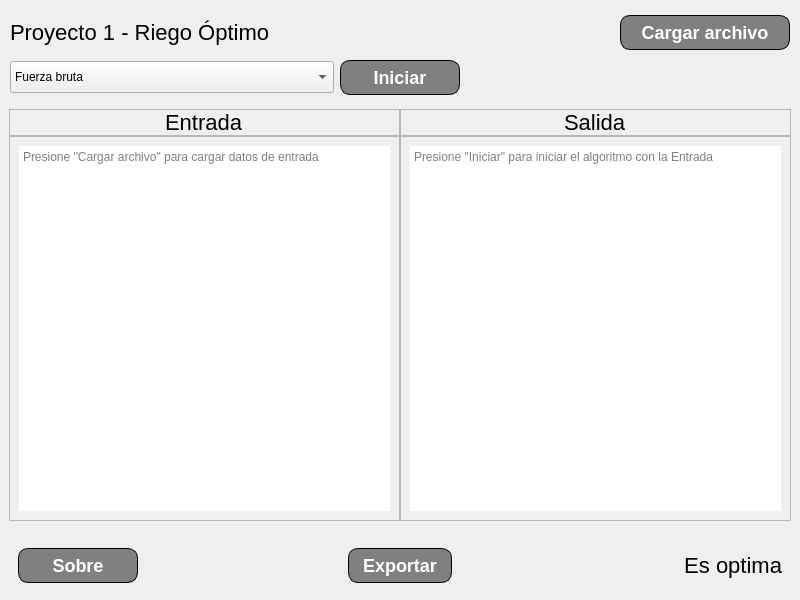
<?xml version="1.0" encoding="UTF-8"?>
<ui version="4.0">
 <class>MainWindow</class>
 <widget class="QMainWindow" name="MainWindow">
  <property name="geometry">
   <rect>
    <x>0</x>
    <y>0</y>
    <width>800</width>
    <height>600</height>
   </rect>
  </property>
  <property name="minimumSize">
   <size>
    <width>800</width>
    <height>600</height>
   </size>
  </property>
  <property name="windowTitle">
   <string>Riego Optimo</string>
  </property>
  <property name="styleSheet">
   <string notr="true">/*
 *
 *  Simple Stylesheet inspired on Bootstrap for Qt Designer / Qt Creator 
 *  File: bootstylesheet.css
 *  Author: JuanLoaiza007
 *  Version: 1.1.1
 *
 */

/*  # Español
 *  Instrucciones para aplicar en Qt Designer / Qt Creator
 *  1. Busque la vista de Inspector de objetos &gt;&gt; Objeto &gt;&gt; &quot;MainWindow&quot;.
 *  2. Dale clic derecho a &quot;MainWindow&quot; y seleccione &quot;Cambiar HojaDeEstilos&quot; o algo similar.
 *  3. Pegue el contenido de este archivo ahí.
 *  4. De clic en Aplicar y Aceptar.
 *  5. Para aplicar los estilos seleccione un objeto, en el Editor de Propiedades agregue un Filtro tipo cadena de texto y nombrelo &quot;class&quot;.
 *  6. En el Editor de Propiedades habrá una seccion nueva llamada &quot;Propiedades dinámicas&quot; y una propiedad llamada &quot;class&quot;, en la casilla de la derecha aplique todos los estilos que desee, eg. &quot;btn btn-outline-primary br-4&quot;. 
 */

/*  # English
 *  Instructions to apply in Qt Designer / Qt Creator
 *  1. Keep an eye on the Object Inspector &gt;&gt; Object &gt;&gt; &quot;MainWindow&quot;.
 *  2. Right click on &quot;MainWindow&quot; and select &quot;Change StyleSheet&quot; or something similar.
 *  3. Paste the content of this file there.
 *  4. Click Apply and Accept.
 *  5. To apply the styles, select an object, in the Properties Editor add a Text String Filter and name it &quot;class&quot;.
 *  6. In the Property Editor there will be a new section called &quot;Dynamic Properties&quot; and a property called &quot;class&quot;, in the box on the right apply all the styles you want, eg. &quot;btn btn-outline-primary br-4&quot;. 
 */

QMainWindow {
  font-family: &quot;sans-serif&quot;;
}

/* Border Settings */
/* Border Side Weight */
.nb {
  border: 0px solid;
}
.b-st-1 {
  border-top: 1px solid;
}
.b-sb-1 {
  border-bottom: 1px solid;
}
.b-sl-1 {
  border-left: 1px solid;
}
.b-sr-1 {
  border-right: 1px solid;
}
.b-st-2 {
  border-top: 2px solid;
}
.b-sb-2 {
  border-bottom: 2px solid;
}
.b-sl-2 {
  border-left: 2px solid;
}
.b-sr-2 {
  border-right: 2px solid;
}
.b-st-3 {
  border-top: 3px solid;
}
.b-sb-3 {
  border-bottom: 3px solid;
}
.b-sl-3 {
  border-left: 3px solid;
}
.b-sr-3 {
  border-right: 3px solid;
}
.b-st-4 {
  border-top: 4px solid;
}
.b-sb-4 {
  border-bottom: 4px solid;
}
.b-sl-4 {
  border-left: 4px solid;
}
.b-sr-4 {
  border-right: 4px solid;
}

/* Radius */
.br-1 {
  border-radius: 10px;
}

.br-2 {
  border-radius: 15px;
}

.br-3 {
  border-radius: 20px;
}

.br-4 {
  border-radius: 25px;
}

/* Background colors */
.background-white {
  background-color: white;
}
.background-light {
  background-color: #f8f9fa;
}
.background-black {
  background-color: black;
}
.background-primary {
  background-color: #0d6efd;
}
.background-success {
  background-color: #198754;
}
.background-warning {
  background-color: #ffc720;
}
.background-danger {
  background-color: #dc3545;
}

/* Colors */
.color-white {
  color: white;
}
.color-light {
  color: #f8f9fa;
}
.color-black {
  color: black;
}
.color-primary {
  color: #0d6efd;
}
.color-success {
  color: #198754;
}
.color-warning {
  color: #ffc720;
}
.color-danger {
  color: #dc3545;
}

/* Buttons */
QPushButton {
  font-weight: 500;
  color: white;
  background-color: gray;
  padding: 6px 12px;
  font-size: 18px;
  border-radius: 10px;
  border: 1px solid;
}

.btn {
  font-weight: 500;
  color: white;
  background-color: gray;
  padding: 6px 12px;
  font-size: 18px;
  border-radius: 10px;
  border: 1px solid;
}

.btn-primary {
  color: #fff;
  background-color: #0d6efd;
  border-color: #0d6efd;
}
.btn-primary:hover {
  color: #fff;
  background-color: #0b5ed7;
  border-color: #0a58ca;
}

.btn-secondary {
  color: #fff;
  background-color: #6c757d;
  border-color: #6c757d;
}
.btn-secondary:hover {
  color: #fff;
  background-color: #5c636a;
  border-color: #565e64;
}

.btn-success {
  color: #fff;
  background-color: #198754;
  border-color: #198754;
}
.btn-success:hover {
  color: #fff;
  background-color: #157347;
  border-color: #146c43;
}

.btn-warning {
  color: #000;
  background-color: #ffc107;
  border-color: #ffc107;
}
.btn-warning:hover {
  color: #000;
  background-color: #ffca2c;
  border-color: #ffc720;
}

.btn-danger {
  color: #fff;
  background-color: #dc3545;
  border-color: #dc3545;
}
.btn-danger:hover {
  color: #fff;
  background-color: #bb2d3b;
  border-color: #b02a37;
}

.btn-light {
  color: #000;
  background-color: #f8f9fa;
  border-color: #f8f9fa;
}
.btn-light:hover {
  color: #000;
  background-color: #f9fafb;
  border-color: #f9fafb;
}

.btn-dark {
  color: #fff;
  background-color: #212529;
  border-color: #212529;
}
.btn-dark:hover {
  color: #fff;
  background-color: #1c1f23;
  border-color: #1a1e21;
}

.btn-outline-primary {
  background-color: white;
  color: #0d6efd;
  border-color: #0d6efd;
}
.btn-outline-primary:hover {
  color: #fff;
  background-color: #0d6efd;
  border-color: #0d6efd;
}

.btn-outline-secondary {
  background-color: white;
  color: #6c757d;
  border-color: #6c757d;
}
.btn-outline-secondary:hover {
  color: #fff;
  background-color: #6c757d;
  border-color: #6c757d;
}

.btn-outline-success {
  background-color: white;
  color: #198754;
  border-color: #198754;
}
.btn-outline-success:hover {
  color: #fff;
  background-color: #198754;
  border-color: #198754;
}

.btn-outline-info {
  background-color: white;
  color: #0dcaf0;
  border-color: #0dcaf0;
}
.btn-outline-info:hover {
  color: #000;
  background-color: #0dcaf0;
}

.btn-outline-warning {
  background-color: white;
  color: #ffc107;
  border-color: #ffc107;
}
.btn-outline-warning:hover {
  color: #000;
  background-color: #ffc107;
  border-color: #ffc107;
}

.btn-outline-danger {
  background-color: white;
  color: #dc3545;
  border-color: #dc3545;
}
.btn-outline-danger:hover {
  color: #fff;
  background-color: #dc3545;
  border-color: #dc3545;
}

.btn-outline-light {
  background-color: #41464b;
  color: #f8f9fa;
  border-color: #f8f9fa;
}
.btn-outline-light:hover {
  color: #000;
  background-color: #f8f9fa;
  border-color: #f8f9fa;
}

.btn-outline-dark {
  background-color: white;
  color: #212529;
  border-color: #212529;
}
.btn-outline-dark:hover {
  color: #fff;
  background-color: #212529;
  border-color: #212529;
}

.btn-link {
  background-color: white;
  font-weight: 400;
  color: #0d6efd;
  text-decoration: underline;
}
.btn-link:hover {
  color: #0a58ca;
}

/* Title sizes */
QLabel {
  font-size: 22px;
}

.h1 {
  font-size: 42px;
}

.h2 {
  font-size: 36px;
}

.h3 {
  font-size: 32px;
}

.h4 {
  font-size: 28px;
}

.h5 {
  font-size: 22px;
}

.h6 {
  font-size: 18px;
}

/* Alerts */
.alert {
  border: 1px solid;
}

.alert-primary {
  color: #084298;
  background-color: #cfe2ff;
  border-color: #b6d4fe;
}
.alert-secondary {
  color: #41464b;
  background-color: #e2e3e5;
  border-color: #d3d6d8;
}
.alert-success {
  color: #0f5132;
  background-color: #d1e7dd;
  border-color: #badbcc;
}
.alert-info {
  color: #055160;
  background-color: #cff4fc;
  border-color: #b6effb;
}
.alert-warning {
  color: #664d03;
  background-color: #fff3cd;
  border-color: #ffecb5;
}
.alert-danger {
  color: #842029;
  background-color: #f8d7da;
  border-color: #f5c2c7;
}
.alert-light {
  color: #636464;
  background-color: #fefefe;
  border-color: #fdfdfe;
}
.alert-dark {
  color: #141619;
  background-color: #d3d3d4;
  border-color: #bcbebf;
}
</string>
  </property>
  <property name="class" stdset="0">
   <string/>
  </property>
  <widget class="QWidget" name="centralwidget">
   <property name="styleSheet">
    <string notr="true"/>
   </property>
   <property name="class" stdset="0">
    <string>background-white</string>
   </property>
   <layout class="QVBoxLayout" name="verticalLayout">
    <property name="spacing">
     <number>0</number>
    </property>
    <property name="leftMargin">
     <number>0</number>
    </property>
    <property name="topMargin">
     <number>0</number>
    </property>
    <property name="rightMargin">
     <number>0</number>
    </property>
    <property name="bottomMargin">
     <number>0</number>
    </property>
    <item>
     <widget class="QFrame" name="head">
      <property name="minimumSize">
       <size>
        <width>800</width>
        <height>100</height>
       </size>
      </property>
      <property name="maximumSize">
       <size>
        <width>16777215</width>
        <height>150</height>
       </size>
      </property>
      <property name="frameShape">
       <enum>QFrame::NoFrame</enum>
      </property>
      <property name="frameShadow">
       <enum>QFrame::Raised</enum>
      </property>
      <layout class="QVBoxLayout" name="verticalLayout_2">
       <property name="spacing">
        <number>0</number>
       </property>
       <property name="leftMargin">
        <number>10</number>
       </property>
       <property name="topMargin">
        <number>10</number>
       </property>
       <property name="rightMargin">
        <number>10</number>
       </property>
       <property name="bottomMargin">
        <number>0</number>
       </property>
       <item>
        <widget class="QFrame" name="head1">
         <property name="minimumSize">
          <size>
           <width>780</width>
           <height>30</height>
          </size>
         </property>
         <property name="frameShape">
          <enum>QFrame::NoFrame</enum>
         </property>
         <property name="frameShadow">
          <enum>QFrame::Raised</enum>
         </property>
         <layout class="QHBoxLayout" name="horizontalLayout_3">
          <property name="leftMargin">
           <number>0</number>
          </property>
          <property name="topMargin">
           <number>0</number>
          </property>
          <property name="rightMargin">
           <number>0</number>
          </property>
          <property name="bottomMargin">
           <number>0</number>
          </property>
          <item>
           <widget class="QLabel" name="lvl_tituloPrograma">
            <property name="minimumSize">
             <size>
              <width>600</width>
              <height>45</height>
             </size>
            </property>
            <property name="maximumSize">
             <size>
              <width>16777215</width>
              <height>16777215</height>
             </size>
            </property>
            <property name="frameShape">
             <enum>QFrame::NoFrame</enum>
            </property>
            <property name="text">
             <string>Proyecto 1 - Riego Óptimo</string>
            </property>
            <property name="class" stdset="0">
             <string>h4 color-primary</string>
            </property>
           </widget>
          </item>
          <item>
           <widget class="QPushButton" name="btn_cargarArchivo">
            <property name="minimumSize">
             <size>
              <width>0</width>
              <height>35</height>
             </size>
            </property>
            <property name="maximumSize">
             <size>
              <width>170</width>
              <height>35</height>
             </size>
            </property>
            <property name="cursor">
             <cursorShape>PointingHandCursor</cursorShape>
            </property>
            <property name="text">
             <string>Cargar archivo</string>
            </property>
            <property name="class" stdset="0">
             <string>btn-primary br-2</string>
            </property>
           </widget>
          </item>
         </layout>
        </widget>
       </item>
       <item>
        <widget class="QFrame" name="head2">
         <property name="minimumSize">
          <size>
           <width>780</width>
           <height>30</height>
          </size>
         </property>
         <property name="frameShape">
          <enum>QFrame::NoFrame</enum>
         </property>
         <property name="frameShadow">
          <enum>QFrame::Raised</enum>
         </property>
         <layout class="QHBoxLayout" name="horizontalLayout_4">
          <property name="leftMargin">
           <number>0</number>
          </property>
          <property name="topMargin">
           <number>0</number>
          </property>
          <property name="rightMargin">
           <number>0</number>
          </property>
          <property name="bottomMargin">
           <number>0</number>
          </property>
          <item>
           <widget class="QComboBox" name="box_algoritmo">
            <property name="minimumSize">
             <size>
              <width>322</width>
              <height>32</height>
             </size>
            </property>
            <property name="maximumSize">
             <size>
              <width>380</width>
              <height>16777215</height>
             </size>
            </property>
            <property name="cursor">
             <cursorShape>PointingHandCursor</cursorShape>
            </property>
            <item>
             <property name="text">
              <string>Fuerza bruta</string>
             </property>
            </item>
            <item>
             <property name="text">
              <string>Programación Dinámica</string>
             </property>
            </item>
            <item>
             <property name="text">
              <string>Programación Voraz</string>
             </property>
            </item>
           </widget>
          </item>
          <item>
           <widget class="QPushButton" name="btn_iniciar">
            <property name="minimumSize">
             <size>
              <width>100</width>
              <height>35</height>
             </size>
            </property>
            <property name="maximumSize">
             <size>
              <width>120</width>
              <height>35</height>
             </size>
            </property>
            <property name="cursor">
             <cursorShape>PointingHandCursor</cursorShape>
            </property>
            <property name="text">
             <string>Iniciar</string>
            </property>
            <property name="class" stdset="0">
             <string>btn-danger br-2</string>
            </property>
           </widget>
          </item>
          <item>
           <widget class="QFrame" name="right_separator">
            <property name="frameShape">
             <enum>QFrame::NoFrame</enum>
            </property>
            <property name="frameShadow">
             <enum>QFrame::Raised</enum>
            </property>
           </widget>
          </item>
         </layout>
        </widget>
       </item>
      </layout>
     </widget>
    </item>
    <item>
     <widget class="QFrame" name="body">
      <property name="minimumSize">
       <size>
        <width>800</width>
        <height>430</height>
       </size>
      </property>
      <property name="frameShape">
       <enum>QFrame::NoFrame</enum>
      </property>
      <property name="frameShadow">
       <enum>QFrame::Raised</enum>
      </property>
      <layout class="QHBoxLayout" name="horizontalLayout_2">
       <property name="spacing">
        <number>0</number>
       </property>
       <item>
        <widget class="QFrame" name="bodyleft">
         <property name="minimumSize">
          <size>
           <width>380</width>
           <height>0</height>
          </size>
         </property>
         <property name="maximumSize">
          <size>
           <width>800</width>
           <height>16777215</height>
          </size>
         </property>
         <property name="frameShape">
          <enum>QFrame::NoFrame</enum>
         </property>
         <property name="frameShadow">
          <enum>QFrame::Raised</enum>
         </property>
         <layout class="QVBoxLayout" name="verticalLayout_3">
          <property name="spacing">
           <number>0</number>
          </property>
          <property name="leftMargin">
           <number>0</number>
          </property>
          <property name="topMargin">
           <number>0</number>
          </property>
          <property name="rightMargin">
           <number>0</number>
          </property>
          <property name="bottomMargin">
           <number>0</number>
          </property>
          <item>
           <widget class="QFrame" name="bodytitle">
            <property name="minimumSize">
             <size>
              <width>387</width>
              <height>26</height>
             </size>
            </property>
            <property name="maximumSize">
             <size>
              <width>16777215</width>
              <height>40</height>
             </size>
            </property>
            <property name="frameShape">
             <enum>QFrame::StyledPanel</enum>
            </property>
            <property name="frameShadow">
             <enum>QFrame::Raised</enum>
            </property>
            <layout class="QVBoxLayout" name="verticalLayout_7">
             <property name="leftMargin">
              <number>0</number>
             </property>
             <property name="topMargin">
              <number>0</number>
             </property>
             <property name="rightMargin">
              <number>0</number>
             </property>
             <property name="bottomMargin">
              <number>0</number>
             </property>
             <item alignment="Qt::AlignHCenter">
              <widget class="QLabel" name="lbl_entrada">
               <property name="frameShape">
                <enum>QFrame::NoFrame</enum>
               </property>
               <property name="text">
                <string>Entrada</string>
               </property>
              </widget>
             </item>
            </layout>
           </widget>
          </item>
          <item>
           <widget class="QFrame" name="bodybody">
            <property name="minimumSize">
             <size>
              <width>380</width>
              <height>380</height>
             </size>
            </property>
            <property name="frameShape">
             <enum>QFrame::StyledPanel</enum>
            </property>
            <property name="frameShadow">
             <enum>QFrame::Raised</enum>
            </property>
            <layout class="QHBoxLayout" name="horizontalLayout_7">
             <item>
              <widget class="QTextEdit" name="txtE_entrada">
               <property name="cursor" stdset="0">
                <cursorShape>ArrowCursor</cursorShape>
               </property>
               <property name="frameShape">
                <enum>QFrame::NoFrame</enum>
               </property>
               <property name="html">
                <string>&lt;!DOCTYPE HTML PUBLIC &quot;-//W3C//DTD HTML 4.0//EN&quot; &quot;http://www.w3.org/TR/REC-html40/strict.dtd&quot;&gt;
&lt;html&gt;&lt;head&gt;&lt;meta name=&quot;qrichtext&quot; content=&quot;1&quot; /&gt;&lt;style type=&quot;text/css&quot;&gt;
p, li { white-space: pre-wrap; }
&lt;/style&gt;&lt;/head&gt;&lt;body style=&quot; font-family:'San Francisco Text'; font-size:12pt; font-weight:400; font-style:normal;&quot;&gt;
&lt;p style=&quot;-qt-paragraph-type:empty; margin-top:0px; margin-bottom:0px; margin-left:0px; margin-right:0px; -qt-block-indent:0; text-indent:0px;&quot;&gt;&lt;br /&gt;&lt;/p&gt;&lt;/body&gt;&lt;/html&gt;</string>
               </property>
               <property name="textInteractionFlags">
                <set>Qt::TextSelectableByKeyboard|Qt::TextSelectableByMouse</set>
               </property>
               <property name="placeholderText">
                <string>Presione &quot;Cargar archivo&quot; para cargar datos de entrada</string>
               </property>
              </widget>
             </item>
            </layout>
           </widget>
          </item>
         </layout>
        </widget>
       </item>
       <item>
        <widget class="QFrame" name="bodyright">
         <property name="minimumSize">
          <size>
           <width>380</width>
           <height>0</height>
          </size>
         </property>
         <property name="maximumSize">
          <size>
           <width>800</width>
           <height>16777215</height>
          </size>
         </property>
         <property name="frameShape">
          <enum>QFrame::NoFrame</enum>
         </property>
         <property name="frameShadow">
          <enum>QFrame::Raised</enum>
         </property>
         <layout class="QVBoxLayout" name="verticalLayout_4">
          <property name="spacing">
           <number>0</number>
          </property>
          <property name="leftMargin">
           <number>0</number>
          </property>
          <property name="topMargin">
           <number>0</number>
          </property>
          <property name="rightMargin">
           <number>0</number>
          </property>
          <property name="bottomMargin">
           <number>0</number>
          </property>
          <item>
           <widget class="QFrame" name="bodytitle_2">
            <property name="minimumSize">
             <size>
              <width>387</width>
              <height>26</height>
             </size>
            </property>
            <property name="maximumSize">
             <size>
              <width>16777215</width>
              <height>40</height>
             </size>
            </property>
            <property name="frameShape">
             <enum>QFrame::StyledPanel</enum>
            </property>
            <property name="frameShadow">
             <enum>QFrame::Raised</enum>
            </property>
            <layout class="QHBoxLayout" name="horizontalLayout_6">
             <property name="spacing">
              <number>0</number>
             </property>
             <property name="leftMargin">
              <number>0</number>
             </property>
             <property name="topMargin">
              <number>0</number>
             </property>
             <property name="rightMargin">
              <number>0</number>
             </property>
             <property name="bottomMargin">
              <number>0</number>
             </property>
             <item alignment="Qt::AlignHCenter">
              <widget class="QLabel" name="label_3">
               <property name="frameShape">
                <enum>QFrame::NoFrame</enum>
               </property>
               <property name="text">
                <string>Salida</string>
               </property>
              </widget>
             </item>
            </layout>
           </widget>
          </item>
          <item>
           <widget class="QFrame" name="bodybody_2">
            <property name="minimumSize">
             <size>
              <width>0</width>
              <height>380</height>
             </size>
            </property>
            <property name="frameShape">
             <enum>QFrame::StyledPanel</enum>
            </property>
            <property name="frameShadow">
             <enum>QFrame::Raised</enum>
            </property>
            <layout class="QHBoxLayout" name="horizontalLayout_8">
             <item>
              <widget class="QTextEdit" name="txtE_salida">
               <property name="cursor" stdset="0">
                <cursorShape>ArrowCursor</cursorShape>
               </property>
               <property name="focusPolicy">
                <enum>Qt::StrongFocus</enum>
               </property>
               <property name="frameShape">
                <enum>QFrame::NoFrame</enum>
               </property>
               <property name="frameShadow">
                <enum>QFrame::Plain</enum>
               </property>
               <property name="horizontalScrollBarPolicy">
                <enum>Qt::ScrollBarAlwaysOff</enum>
               </property>
               <property name="html">
                <string>&lt;!DOCTYPE HTML PUBLIC &quot;-//W3C//DTD HTML 4.0//EN&quot; &quot;http://www.w3.org/TR/REC-html40/strict.dtd&quot;&gt;
&lt;html&gt;&lt;head&gt;&lt;meta name=&quot;qrichtext&quot; content=&quot;1&quot; /&gt;&lt;style type=&quot;text/css&quot;&gt;
p, li { white-space: pre-wrap; }
&lt;/style&gt;&lt;/head&gt;&lt;body style=&quot; font-family:'San Francisco Text'; font-size:12pt; font-weight:400; font-style:normal;&quot;&gt;
&lt;p style=&quot;-qt-paragraph-type:empty; margin-top:0px; margin-bottom:0px; margin-left:0px; margin-right:0px; -qt-block-indent:0; text-indent:0px;&quot;&gt;&lt;br /&gt;&lt;/p&gt;&lt;/body&gt;&lt;/html&gt;</string>
               </property>
               <property name="acceptRichText">
                <bool>false</bool>
               </property>
               <property name="textInteractionFlags">
                <set>Qt::TextSelectableByKeyboard|Qt::TextSelectableByMouse</set>
               </property>
               <property name="placeholderText">
                <string>Presione &quot;Iniciar&quot; para iniciar el algoritmo con la Entrada</string>
               </property>
              </widget>
             </item>
            </layout>
           </widget>
          </item>
         </layout>
        </widget>
       </item>
      </layout>
     </widget>
    </item>
    <item>
     <widget class="QFrame" name="foot">
      <property name="minimumSize">
       <size>
        <width>800</width>
        <height>70</height>
       </size>
      </property>
      <property name="maximumSize">
       <size>
        <width>16777215</width>
        <height>70</height>
       </size>
      </property>
      <property name="frameShape">
       <enum>QFrame::NoFrame</enum>
      </property>
      <property name="frameShadow">
       <enum>QFrame::Raised</enum>
      </property>
      <layout class="QHBoxLayout" name="horizontalLayout">
       <property name="spacing">
        <number>0</number>
       </property>
       <item>
        <widget class="QFrame" name="foot1left">
         <property name="maximumSize">
          <size>
           <width>260</width>
           <height>16777215</height>
          </size>
         </property>
         <property name="frameShape">
          <enum>QFrame::NoFrame</enum>
         </property>
         <property name="frameShadow">
          <enum>QFrame::Raised</enum>
         </property>
         <layout class="QVBoxLayout" name="verticalLayout_5">
          <item>
           <widget class="QPushButton" name="btn_sobre">
            <property name="minimumSize">
             <size>
              <width>100</width>
              <height>35</height>
             </size>
            </property>
            <property name="maximumSize">
             <size>
              <width>120</width>
              <height>35</height>
             </size>
            </property>
            <property name="cursor">
             <cursorShape>PointingHandCursor</cursorShape>
            </property>
            <property name="text">
             <string>Sobre</string>
            </property>
            <property name="class" stdset="0">
             <string>btn-outline-dark br-2</string>
            </property>
           </widget>
          </item>
         </layout>
        </widget>
       </item>
       <item>
        <widget class="QFrame" name="foot2center">
         <property name="frameShape">
          <enum>QFrame::NoFrame</enum>
         </property>
         <property name="frameShadow">
          <enum>QFrame::Raised</enum>
         </property>
         <layout class="QHBoxLayout" name="horizontalLayout_5">
          <item alignment="Qt::AlignHCenter">
           <widget class="QPushButton" name="btn_exportar">
            <property name="minimumSize">
             <size>
              <width>104</width>
              <height>35</height>
             </size>
            </property>
            <property name="maximumSize">
             <size>
              <width>200</width>
              <height>35</height>
             </size>
            </property>
            <property name="cursor">
             <cursorShape>PointingHandCursor</cursorShape>
            </property>
            <property name="text">
             <string>Exportar</string>
            </property>
            <property name="class" stdset="0">
             <string>btn-primary br-2</string>
            </property>
           </widget>
          </item>
         </layout>
        </widget>
       </item>
       <item>
        <widget class="QFrame" name="foot3right">
         <property name="maximumSize">
          <size>
           <width>260</width>
           <height>16777215</height>
          </size>
         </property>
         <property name="frameShape">
          <enum>QFrame::NoFrame</enum>
         </property>
         <property name="frameShadow">
          <enum>QFrame::Raised</enum>
         </property>
         <layout class="QVBoxLayout" name="verticalLayout_6">
          <item alignment="Qt::AlignRight">
           <widget class="QLabel" name="lbl_optimalidad">
            <property name="minimumSize">
             <size>
              <width>240</width>
              <height>0</height>
             </size>
            </property>
            <property name="maximumSize">
             <size>
              <width>130</width>
              <height>16777215</height>
             </size>
            </property>
            <property name="frameShape">
             <enum>QFrame::NoFrame</enum>
            </property>
            <property name="text">
             <string>Es optima</string>
            </property>
            <property name="alignment">
             <set>Qt::AlignRight|Qt::AlignTrailing|Qt::AlignVCenter</set>
            </property>
            <property name="class" stdset="0">
             <string>color-danger</string>
            </property>
           </widget>
          </item>
         </layout>
        </widget>
       </item>
      </layout>
     </widget>
    </item>
   </layout>
  </widget>
 </widget>
 <resources/>
 <connections/>
</ui>
